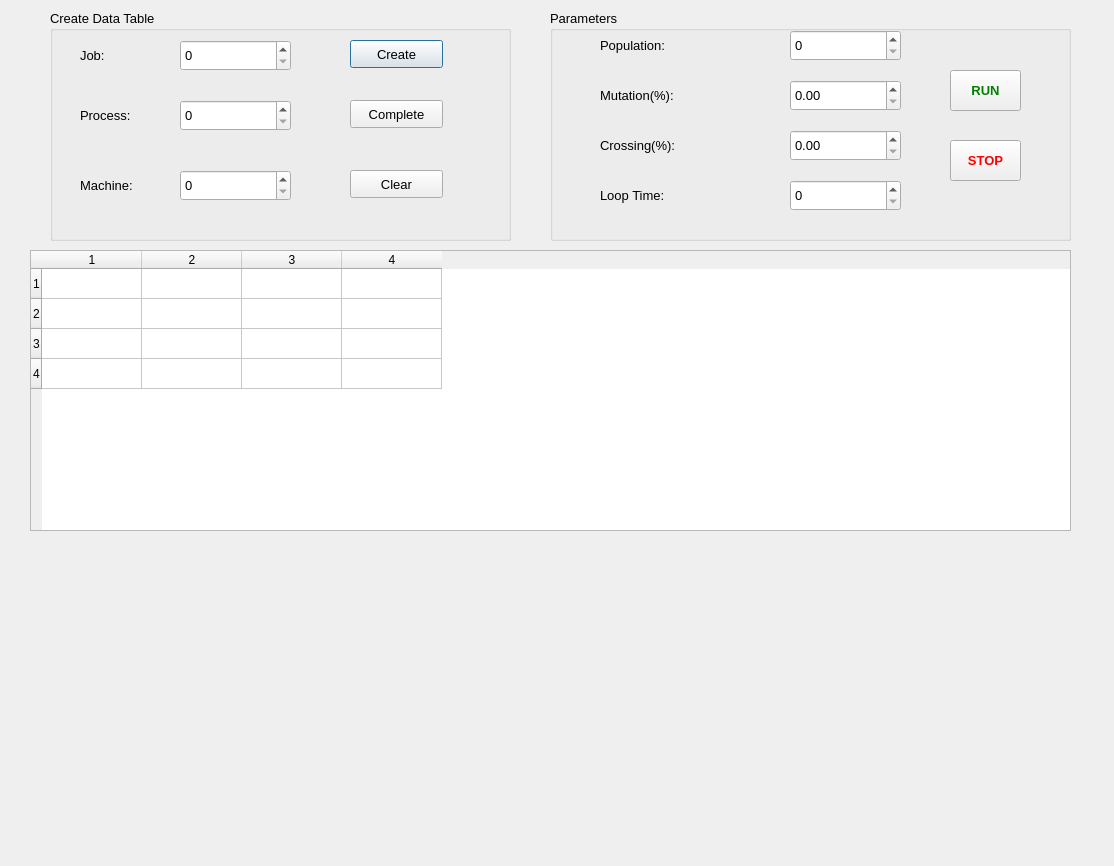
<?xml version="1.0" encoding="UTF-8"?>
<ui version="4.0">
 <class>Dialog</class>
 <widget class="QDialog" name="Dialog">
  <property name="geometry">
   <rect>
    <x>0</x>
    <y>0</y>
    <width>1114</width>
    <height>866</height>
   </rect>
  </property>
  <property name="cursor">
   <cursorShape>ArrowCursor</cursorShape>
  </property>
  <property name="windowTitle">
   <string>JOBSHOP by CHP</string>
  </property>
  <property name="toolTipDuration">
   <number>-3</number>
  </property>
  <property name="locale">
   <locale language="English" country="UnitedStates"/>
  </property>
  <widget class="QGroupBox" name="groupBox">
   <property name="geometry">
    <rect>
     <x>50</x>
     <y>10</y>
     <width>461</width>
     <height>231</height>
    </rect>
   </property>
   <property name="font">
    <font>
     <pointsize>10</pointsize>
    </font>
   </property>
   <property name="title">
    <string>Create Data Table</string>
   </property>
   <widget class="QLabel" name="label">
    <property name="geometry">
     <rect>
      <x>30</x>
      <y>30</y>
      <width>61</width>
      <height>31</height>
     </rect>
    </property>
    <property name="sizeIncrement">
     <size>
      <width>0</width>
      <height>0</height>
     </size>
    </property>
    <property name="font">
     <font>
      <pointsize>10</pointsize>
     </font>
    </property>
    <property name="lineWidth">
     <number>1</number>
    </property>
    <property name="text">
     <string>Job:</string>
    </property>
   </widget>
   <widget class="QLabel" name="label_2">
    <property name="geometry">
     <rect>
      <x>30</x>
      <y>90</y>
      <width>61</width>
      <height>31</height>
     </rect>
    </property>
    <property name="text">
     <string>Process:</string>
    </property>
   </widget>
   <widget class="QLabel" name="label_3">
    <property name="geometry">
     <rect>
      <x>30</x>
      <y>160</y>
      <width>71</width>
      <height>31</height>
     </rect>
    </property>
    <property name="text">
     <string>Machine:</string>
    </property>
   </widget>
   <widget class="QSpinBox" name="spinBox">
    <property name="geometry">
     <rect>
      <x>130</x>
      <y>30</y>
      <width>111</width>
      <height>31</height>
     </rect>
    </property>
   </widget>
   <widget class="QSpinBox" name="spinBox_2">
    <property name="geometry">
     <rect>
      <x>130</x>
      <y>90</y>
      <width>111</width>
      <height>31</height>
     </rect>
    </property>
   </widget>
   <widget class="QSpinBox" name="spinBox_3">
    <property name="geometry">
     <rect>
      <x>130</x>
      <y>160</y>
      <width>111</width>
      <height>31</height>
     </rect>
    </property>
   </widget>
   <widget class="QPushButton" name="pushButton">
    <property name="geometry">
     <rect>
      <x>300</x>
      <y>30</y>
      <width>93</width>
      <height>28</height>
     </rect>
    </property>
    <property name="text">
     <string>Create</string>
    </property>
   </widget>
   <widget class="QPushButton" name="pushButton_2">
    <property name="geometry">
     <rect>
      <x>300</x>
      <y>90</y>
      <width>93</width>
      <height>28</height>
     </rect>
    </property>
    <property name="text">
     <string>Complete</string>
    </property>
   </widget>
   <widget class="QPushButton" name="pushButton_3">
    <property name="geometry">
     <rect>
      <x>300</x>
      <y>160</y>
      <width>93</width>
      <height>28</height>
     </rect>
    </property>
    <property name="text">
     <string>Clear</string>
    </property>
   </widget>
  </widget>
  <widget class="QGroupBox" name="groupBox_2">
   <property name="geometry">
    <rect>
     <x>550</x>
     <y>10</y>
     <width>521</width>
     <height>231</height>
    </rect>
   </property>
   <property name="font">
    <font>
     <pointsize>10</pointsize>
    </font>
   </property>
   <property name="title">
    <string>Parameters</string>
   </property>
   <widget class="QLabel" name="label_4">
    <property name="geometry">
     <rect>
      <x>50</x>
      <y>20</y>
      <width>101</width>
      <height>31</height>
     </rect>
    </property>
    <property name="text">
     <string>Population:</string>
    </property>
   </widget>
   <widget class="QLabel" name="label_5">
    <property name="geometry">
     <rect>
      <x>50</x>
      <y>70</y>
      <width>101</width>
      <height>31</height>
     </rect>
    </property>
    <property name="text">
     <string>Mutation(%):</string>
    </property>
   </widget>
   <widget class="QLabel" name="label_6">
    <property name="geometry">
     <rect>
      <x>50</x>
      <y>120</y>
      <width>101</width>
      <height>31</height>
     </rect>
    </property>
    <property name="text">
     <string>Crossing(%):</string>
    </property>
   </widget>
   <widget class="QPushButton" name="pushButton_4">
    <property name="geometry">
     <rect>
      <x>400</x>
      <y>60</y>
      <width>71</width>
      <height>41</height>
     </rect>
    </property>
    <property name="font">
     <font>
      <pointsize>10</pointsize>
      <weight>75</weight>
      <bold>true</bold>
     </font>
    </property>
    <property name="styleSheet">
     <string notr="true">color: green</string>
    </property>
    <property name="text">
     <string>RUN</string>
    </property>
   </widget>
   <widget class="QPushButton" name="pushButton_5">
    <property name="geometry">
     <rect>
      <x>400</x>
      <y>130</y>
      <width>71</width>
      <height>41</height>
     </rect>
    </property>
    <property name="font">
     <font>
      <pointsize>10</pointsize>
      <weight>75</weight>
      <bold>true</bold>
     </font>
    </property>
    <property name="styleSheet">
     <string notr="true">color: red</string>
    </property>
    <property name="text">
     <string>STOP</string>
    </property>
   </widget>
   <widget class="QDoubleSpinBox" name="doubleSpinBox_2">
    <property name="geometry">
     <rect>
      <x>240</x>
      <y>70</y>
      <width>111</width>
      <height>31</height>
     </rect>
    </property>
   </widget>
   <widget class="QDoubleSpinBox" name="doubleSpinBox_3">
    <property name="geometry">
     <rect>
      <x>240</x>
      <y>120</y>
      <width>111</width>
      <height>31</height>
     </rect>
    </property>
   </widget>
   <widget class="QSpinBox" name="spinBox_4">
    <property name="geometry">
     <rect>
      <x>240</x>
      <y>20</y>
      <width>111</width>
      <height>31</height>
     </rect>
    </property>
   </widget>
   <widget class="QLabel" name="label_7">
    <property name="geometry">
     <rect>
      <x>50</x>
      <y>170</y>
      <width>101</width>
      <height>31</height>
     </rect>
    </property>
    <property name="text">
     <string>Loop Time:</string>
    </property>
   </widget>
   <widget class="QSpinBox" name="spinBox_5">
    <property name="geometry">
     <rect>
      <x>240</x>
      <y>170</y>
      <width>111</width>
      <height>31</height>
     </rect>
    </property>
   </widget>
  </widget>
  <widget class="QTableWidget" name="tableWidget">
   <property name="geometry">
    <rect>
     <x>30</x>
     <y>250</y>
     <width>1041</width>
     <height>281</height>
    </rect>
   </property>
   <property name="rowCount">
    <number>4</number>
   </property>
   <property name="columnCount">
    <number>4</number>
   </property>
   <row/>
   <row/>
   <row/>
   <row/>
   <column/>
   <column/>
   <column/>
   <column/>
  </widget>
 </widget>
 <resources/>
 <connections/>
</ui>
